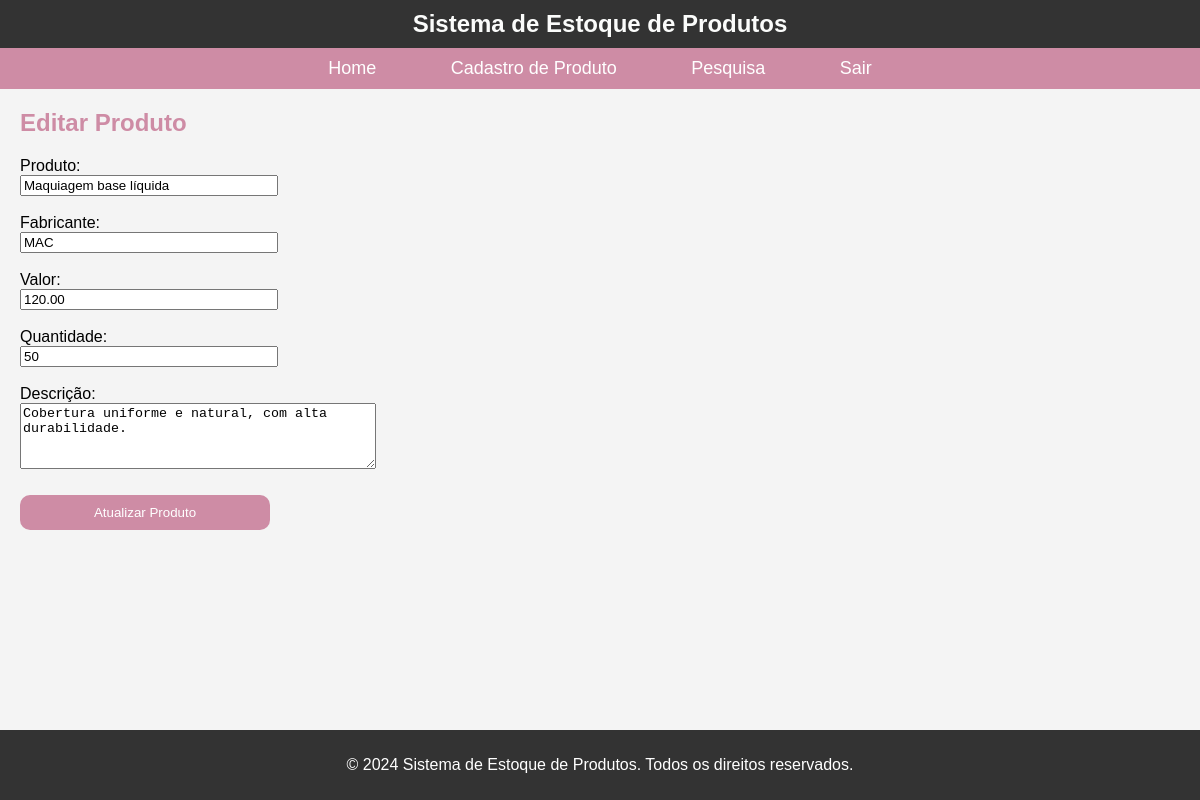
The app's page /edit_product.php?id=4 with its own data.
### tables this page shows
CREATE TABLE produtos (
    id INT AUTO_INCREMENT PRIMARY KEY,
    produto VARCHAR(255) NOT NULL,
    fabricante VARCHAR(255) NOT NULL,
    valor DECIMAL(10,2) NOT NULL,
    quantidade INT NOT NULL,
    descricao TEXT
);

### edit_product.php (the view, shortened to what this page needs)
<?php
include 'config.php';
$id = $_GET['id'];
$sql = "SELECT * FROM produtos WHERE id=$id";
$result = $conn->query($sql);
$produto = $result->fetch_assoc();
?>
<!DOCTYPE html>
<html lang="pt-br">
<head>
    <link rel="stylesheet" href="styles.css">
</head>
<body>
<header>
    <h1>Sistema de Estoque de Produtos</h1>
</header>
<nav>
        <a href="index.php">Home</a>
        <a href="add_product.php">Cadastro de Produto</a>
        <a href="pesquisa.php">Pesquisa</a>
        <a href="logout.php">Sair</a>
</nav>
<main>
    <h2>Editar Produto</h2>
    <form method="post" action="">
        <label for="produto">Produto:</label><br>
        <input type="text" name="produto" value="<?php echo $produto['produto']; ?>" required><br><br>
        <label for="fabricante">Fabricante:</label><br>
        <input type="text" name="fabricante" value="<?php echo $produto['fabricante']; ?>" required><br><br>
        <label for="valor">Valor:</label><br>
        <input type="text" name="valor" value="<?php echo $produto['valor']; ?>" required><br><br>
        <label for="quantidade">Quantidade:</label><br>
        <input type="number" name="quantidade" value="<?php echo $produto['quantidade']; ?>" required><br><br>
        <label for="descricao">Descrição:</label><br>
        <textarea name="descricao"><?php echo $produto['descricao']; ?></textarea><br><br>
        <input type="submit" value="Atualizar Produto"><br><br>
    </form>
</main>
<footer>
    <p>&copy; 2024 Sistema de Estoque de Produtos. Todos os direitos reservados.</p>
</footer>
</body>
</html>

### styles.css (style rules this page uses)
body { font-family: Arial, sans-serif; margin: 0; padding: 0; background-color: #f4f4f4; }
header { background-color: #333; color: white; padding: 10px 0; text-align: center; }
header h1 { margin: 0; font-size: 24px; }
nav { background-color: #ce8ca5; padding: 10px 0; text-align: center; }
nav a { color: white; margin: 0 15px; text-decoration: none; font-size: 18px; transition: color 0.3s, background-color 0.3s; padding: 10px 20px; border-radius: 5px; }
footer { background-color: #333; color: white; text-align: center; padding: 10px 0; position: absolute; bottom: 0; width: 100%; }
h1 { color: #fbfcfb; }
h2 { color: #ce8ca5; margin-left: 20px; }
a { color: #ce8ca5; text-decoration: none; }
label { margin-left: 20px; }
input { width: 250px; margin-left: 20px; }
input[type="submit"], button { background-color: #ce8ca5;; color: white; border: none; padding: 10px 20px; text-decoration: none; display: inline-block; margin: 4px 2px; cursor: pointer; transition: background-color 0.3s, transform 0.3s; margin-left: 20px; border-radius: 10px; }
textarea { margin-left: 20px; width: 350px; height: 60px; }

### records on screen
produtos: produto "Maquiagem base líquida", fabricante "MAC", valor "120.00", quantidade "50", descricao "Cobertura uniforme e natural, com alta durabilidade."
